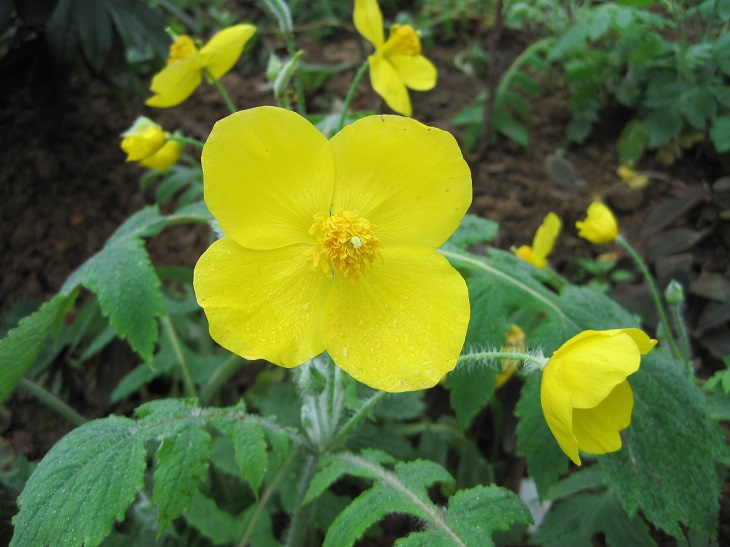
#> input picture 2入门/opencv入门/image1.jpg, 730 x 547 px
$ jupyter execute test.ipynb   (older library calls are emulated)
#> lines starting #> are read from the running program, lines starting #| are printed output that depends on the picture; after the words box and inside, x2 and y2 are one past the last pixel; in counts of white or black regions, pixels touching at a corner belong together
[cell 1]
import cv2
import numpy
img=cv2.imread('image1.jpg')
#> img is the input picture: shape (547, 730, 3); mean B, G, R 48.7, 109.6, 90.1
roi=img[0:100,0:100].copy()
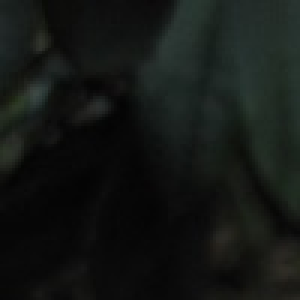
#> roi: shape (100, 100, 3) (shown 3 times larger); mean B, G, R 20.7, 23.2, 19.8
roi[:,:]=255
#> roi: shape (100, 100, 3); every value is 255
#print(roi)
cv2.imshow('src',img)
#cv2.imshow('dst',roi)
cv2.waitKey(0)

[cell 2]
import cv2
import numpy as np
img=np.zeros((200,200),np.uint8)
bgr=cv2.cvtColor(img,cv2.COLOR_GRAY2BGR)
#> bgr: shape (200, 200, 3); every value is 0
#img[30:80,50:100]=255
img[101:181,51:101]=255
ret,dst=cv2.threshold(img,127,255,0)
cv2.imshow('dst',dst)
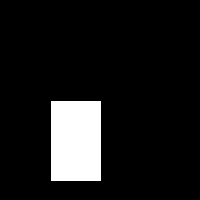
#> window 'dst': shape (200, 200); 10% white; 1 white region, box (x1, y1, x2, y2) and area: (51, 101, 101, 181) 4000
image,coutours,hietachy=cv2.findContours(dst,cv2.RETR_TREE,cv2.CHAIN_APPROX_SIMPLE)
#for c in coutours:   或者
len1=len(coutours)


#旋转矩形
rect=cv2.minAreaRect(coutours[0])#返回中心点坐标(x,y)，长宽（w,h）,旋转角度angle
print(rect)
box=cv2.boxPoints(rect)   #返回四个顶点坐标。需转化成int类型
box=np.int0(box)
for i in range(4):
    cv2.line(bgr,tuple(box[i]),tuple(box[(i+1)%4]),(0,255,0),6)
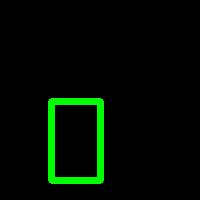
#> bgr: shape (200, 200, 3); mean B, G, R 0, 11.3, 0
#print(type(box))


#最小外接矩形
x,y,w,h=cv2.boundingRect(coutours[0])
#> x = 51; y = 101; w = 50; h = 80
#cv2.rectangle(bgr,(x,y),(x+w,y+h),(0,255,255),-1)
cv2.imshow('bgr',bgr)


cv2.waitKey(0)
#> Out = 27

[cell 3]
import cv2
while  1:
    a=cv2.waitKey(1000)
#> (key Esc is pressed here)
    print(a)
#| 27
    print(1)
